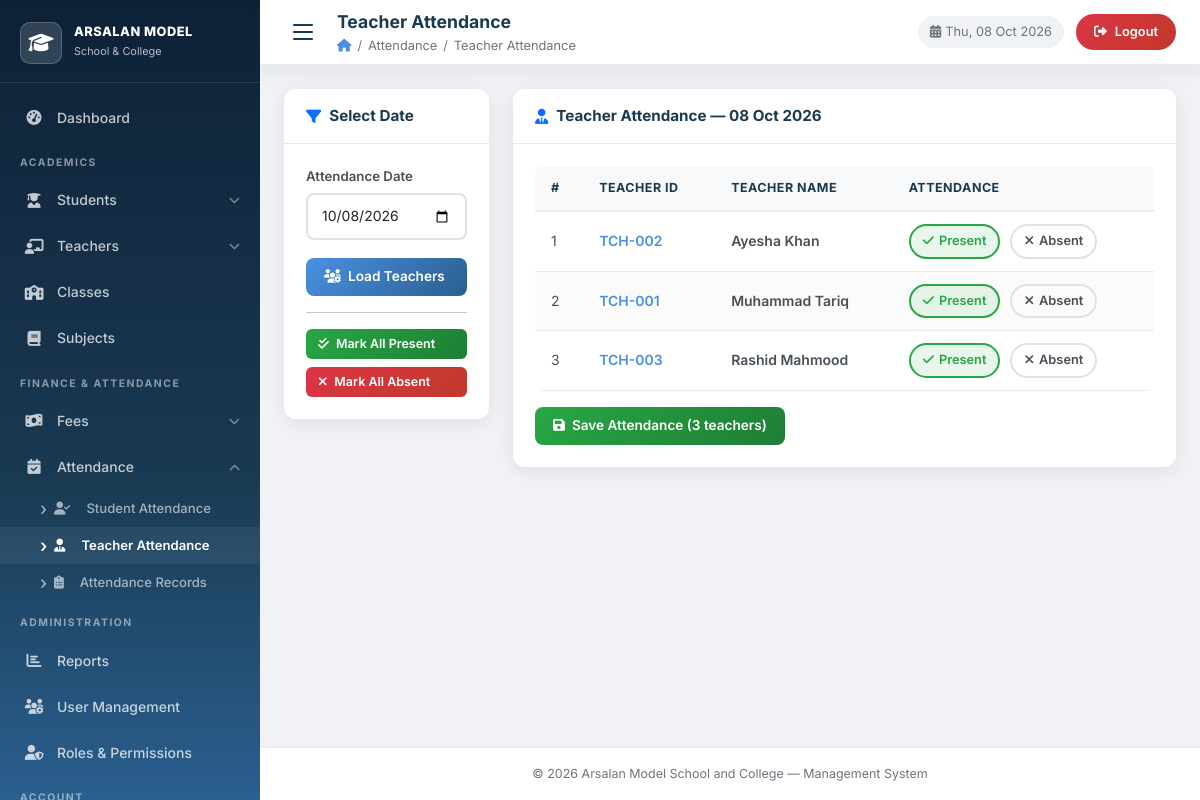
The app's page /attendance/teacher_attendance.php (signed in) with its own data.
### tables this page shows
CREATE TABLE `teachers` (
    `id`            INT            NOT NULL AUTO_INCREMENT,
    `user_id`       INT            NULL DEFAULT NULL,
    `teacher_id`    VARCHAR(20)    NOT NULL,
    `first_name`    VARCHAR(50)    NOT NULL,
    `last_name`     VARCHAR(50)    NOT NULL,
    `gender`        ENUM('Male','Female','Other') NOT NULL,
    `date_of_birth` DATE           NULL,
    `phone`         VARCHAR(15)    NOT NULL,
    `email`         VARCHAR(100)   NOT NULL DEFAULT '',
    `address`       TEXT           NULL,
    `joining_date`  DATE           NULL,
    `subject_id`    INT            NULL DEFAULT NULL,
    `qualification` VARCHAR(100)   NOT NULL DEFAULT '',
    `experience`    INT            NOT NULL DEFAULT 0,
    `salary`        DECIMAL(10,2)  NOT NULL DEFAULT 0.00,
    `photo`         VARCHAR(255)   NULL DEFAULT NULL,
    `status`        ENUM('active','inactive') NOT NULL DEFAULT 'active',
    `created_at`    TIMESTAMP      NOT NULL DEFAULT CURRENT_TIMESTAMP,
    `updated_at`    TIMESTAMP      NOT NULL DEFAULT CURRENT_TIMESTAMP ON UPDATE CURRENT_TIMESTAMP,
    PRIMARY KEY (`id`),
    UNIQUE KEY `uq_teacher_id` (`teacher_id`),
    CONSTRAINT `fk_teacher_user` FOREIGN KEY (`user_id`) REFERENCES `users`(`id`) ON DELETE SET NULL,
    CONSTRAINT `fk_teacher_subject` FOREIGN KEY (`subject_id`) REFERENCES `subjects`(`id`) ON DELETE SET NULL
);

### database.php (called while the page is built, shortened)
<?php
function get_db(): mysqli {
    static $conn = null;
    if ($conn === null) {
        try {
            $conn = new mysqli(DB_HOST, DB_USER, DB_PASS, DB_NAME);
            $conn->set_charset(DB_CHARSET);
        } catch (mysqli_sql_exception $e) {
            error_log('Database connection failed: ' . $e->getMessage());
            die('<div style="font-family:sans-serif;color:#c0392b;padding:30px;text-align:center;">
                <h2>&#9888; Database Connection Error</h2>
                <p>Could not connect to MySQL. Please ensure XAMPP is running and run <strong>setup.sql</strong> first.</p>
                <p><small>' . htmlspecialchars($e->getMessage(), ENT_QUOTES) . '</small></p>
                </div>');
        }
    }
    return $conn;
}
function normalize_db_args(string|array $arg2 = '', string|array $arg3 = []): array {
    if (is_array($arg2)) {
        $params = $arg2;
        $types  = is_string($arg3) ? $arg3 : '';
    } else {
        $types  = (string)$arg2;
        $params = is_array($arg3) ? $arg3 : [];
    }
    return [$types, $params];
}
function db_query(string $sql, $types = '', $params = []): mysqli_stmt {
    [$actual_types, $actual_params] = normalize_db_args($types, $params);
    $conn = get_db();
    $stmt = $conn->prepare($sql);
    if ($actual_types !== '' && count($actual_params) > 0) {
        $stmt->bind_param($actual_types, ...$actual_params);
    }
    $stmt->execute();
    return $stmt;
}
function db_fetch_all(string $sql, $types = '', $params = []): array {
    $stmt = db_query($sql, $types, $params);
    $rows = $stmt->get_result()->fetch_all(MYSQLI_ASSOC);
    return $rows;
}
function h(mixed $val): string {
    return htmlspecialchars((string)($val ?? ''), ENT_QUOTES, 'UTF-8');
}

### attendance/teacher_attendance.php (the view, shortened to what this page needs)
<?php
require_once '../database.php';
$selected_date = trim($_GET['att_date'] ?? $_POST['att_date'] ?? date('Y-m-d'));
$teachers_list = db_fetch_all(
    "SELECT t.id, t.teacher_id, t.first_name, t.last_name,
            COALESCE((SELECT ta.status FROM teacher_attendance ta
                      WHERE ta.teacher_id=t.id AND ta.attendance_date=? LIMIT 1), '') AS att_status
     FROM teachers t
     WHERE t.status='active'
     ORDER BY t.first_name, t.last_name",
    's', [$selected_date]
);
include '../layout.php';
?>
<div class="row g-4">
    <div class="col-lg-3">
        <div class="card-ams">
            <div class="card-header-ams">
                <h5><i class="fas fa-filter text-primary"></i> Select Date</h5>
            </div>
            <div class="card-body-ams">
                <form method="GET" action="teacher_attendance.php">
                    <div class="form-group">
                        <label class="form-label-ams">Attendance Date</label>
                        <input type="date" name="att_date" class="form-control-ams"
                               value="<?= h($selected_date) ?>" required>
                    </div>
                    <button type="submit" class="btn-ams btn-primary-ams w-100">
                        <i class="fas fa-users-cog"></i> Load Teachers
                    </button>
                </form>
                <?php if (!empty($teachers_list)): ?>
                <hr>
                <div class="d-flex flex-column gap-2 mt-2">
                    <button class="btn-ams btn-success-ams btn-sm-ams" id="markAllPresent">
                        <i class="fas fa-check-double"></i> Mark All Present
                    </button>
                    <button class="btn-ams btn-danger-ams btn-sm-ams" id="markAllAbsent">
                        <i class="fas fa-times"></i> Mark All Absent
                    </button>
                </div>
                <?php endif; ?>
            </div>
        </div>
    </div>
    <div class="col-lg-9">
        <div class="card-ams">
            <div class="card-header-ams">
                <h5><i class="fas fa-user-tie text-primary"></i>
                    Teacher Attendance — <?= date('d M Y', strtotime($selected_date)) ?>
                </h5>
            </div>
            <div class="card-body-ams">
                <?php if (empty($teachers_list)): ?>
                <div class="no-data">
                    <i class="fas fa-chalkboard-teacher"></i>
                    No active teachers found
                </div>
                <?php else: ?>
                <form method="POST" action="teacher_attendance.php?att_date=<?= urlencode($selected_date) ?>">
                    <div class="table-responsive-ams">
                        <table class="table-ams">
                            <thead>
                                <tr>
                                    <th>#</th>
                                    <th>Teacher ID</th>
                                    <th>Teacher Name</th>
                                    <th>Attendance</th>
                                </tr>
                            </thead>
                            <tbody>
                            <?php $i=1; foreach ($teachers_list as $t): ?>
                            <tr>
                                <td><?= $i++ ?></td>
                                <td><span class="fw-600 text-accent"><?= h($t['teacher_id']) ?></span></td>
                                <td class="fw-600"><?= h($t['first_name'].' '.$t['last_name']) ?></td>
                                <td>
                                    <div class="att-radio-group">
                                        <label class="att-radio-label present-label">
                                            <i class="fas fa-check"></i> Present
                                        </label>
                                        <label class="att-radio-label absent-label">
                                            <i class="fas fa-times"></i> Absent
                                        </label>
                                    </div>
                                </td>
                            </tr>
                            <?php endforeach; ?>
                            </tbody>
                        </table>
                    </div>
                    <div class="mt-3">
                        <button type="submit" class="btn-ams btn-success-ams">
                            <i class="fas fa-save"></i> Save Attendance (<?= count($teachers_list) ?> teachers)
                        </button>
                    </div>
                </form>
                <?php endif; ?>
            </div>
        </div>
    </div>
</div>
<?php include '../layout_end.php'; ?>

### css/style.css (style rules this page uses)
:root { --primary: #1a3a52; --primary-dark: #0d2137; --primary-light: #2a5f8f; --accent: #4a90e2; --accent-hover: #357abd; --success: #28a745; --warning: #ffc107; --danger: #dc3545; --info: #17a2b8; --white: #ffffff; --gray-50: #f8f9fa; --gray-100: #f0f2f5; --gray-200: #e9ecef; --gray-300: #dee2e6; --gray-500: #6c757d; --gray-700: #495057; --gray-900: #212529; --sidebar-w: 260px; --topbar-h: 65px; --radius: 12px; --radius-sm: 8px; --shadow: 0 4px 20px rgba(0,0,0,0.08); --shadow-md: 0 8px 30px rgba(0,0,0,0.12); --transition: all .25s ease; }
*, *::before, *::after { box-sizing: border-box; margin: 0; padding: 0; }
html { scroll-behavior: smooth; }
body { font-family: 'Inter', 'Segoe UI', Arial, sans-serif; font-size: 14px; color: var(--gray-900); background: var(--gray-100); line-height: 1.6; -webkit-font-smoothing: antialiased; }
.card-ams { background: var(--white); border-radius: var(--radius); box-shadow: var(--shadow); border: none; overflow: hidden; margin-bottom: 24px; }
.card-ams .card-header-ams { padding: 18px 22px; border-bottom: 1px solid var(--gray-200); display: flex; align-items: center; justify-content: space-between; background: var(--white); }
.card-ams .card-header-ams h5 { font-size: .95rem; font-weight: 700; color: var(--primary); display: flex; align-items: center; gap: 8px; margin: 0; }
.card-ams .card-body-ams { padding: 22px; }
.table-ams { width: 100%; border-collapse: collapse; font-size: .875rem; }
.table-ams thead th { background: var(--gray-50); color: var(--primary); font-weight: 700; font-size: .78rem; text-transform: uppercase; letter-spacing: .5px; padding: 12px 16px; border-bottom: 2px solid var(--gray-200); white-space: nowrap; }
.table-ams tbody tr { border-bottom: 1px solid var(--gray-200); transition: background .2s; }
.table-ams tbody tr:nth-child(even) { background: rgba(0,0,0,.015); }
.table-ams td { padding: 12px 16px; vertical-align: middle; color: var(--gray-700); }
.table-responsive-ams { overflow-x: auto; border-radius: var(--radius-sm); }
.btn-ams { display: inline-flex; align-items: center; gap: 7px; padding: 8px 18px; border-radius: var(--radius-sm); font-size: .85rem; font-weight: 600; border: none; cursor: pointer; text-decoration: none; transition: var(--transition); white-space: nowrap; min-height: 38px; }
.btn-primary-ams { background: linear-gradient(135deg, var(--accent), var(--primary-light)); color: var(--white); }
.btn-success-ams { background: linear-gradient(135deg, #28a745, #1e7e34); color: var(--white); }
.btn-danger-ams { background: linear-gradient(135deg, #dc3545, #c0392b); color: var(--white); }
.btn-sm-ams { padding: 5px 12px; font-size: .78rem; min-height: 30px; border-radius: 6px; }
.form-label-ams { font-weight: 600; font-size: .83rem; color: var(--gray-700); margin-bottom: 6px; display: block; }
.form-control-ams { width: 100%; padding: 10px 14px; border: 2px solid var(--gray-300); border-radius: var(--radius-sm); font-size: .875rem; color: var(--gray-900); background: var(--white); transition: border-color .25s, box-shadow .25s; font-family: inherit; }
.form-group { margin-bottom: 18px; }
.att-radio-group { display: flex; gap: 10px; }
.att-radio-label { display: flex; align-items: center; gap: 5px; padding: 5px 12px; border-radius: 20px; border: 2px solid var(--gray-300); cursor: pointer; font-size: .8rem; font-weight: 600; transition: var(--transition); }
.att-radio-label.present-label:has(input:checked) { border-color: #28a745; background: rgba(40,167,69,.1); color: #28a745; }
.text-accent { color: var(--accent); }
.fw-600 { font-weight: 600; }

### records on screen
teachers: teacher "TCH-002", first_name+last_name "Ayesha Khan"
teachers: teacher "TCH-001", first_name+last_name "Muhammad Tariq"
teachers: teacher "TCH-003", first_name+last_name "Rashid Mahmood"

### other values on screen
$page_title "Teacher Attendance"
$bc "Attendance"
$bc "Teacher Attendance"
date('d M Y', strtotime($selected_date)) "08 Oct 2026"
count($teachers_list) "3"
APP_NAME "Arsalan Model School and College"
